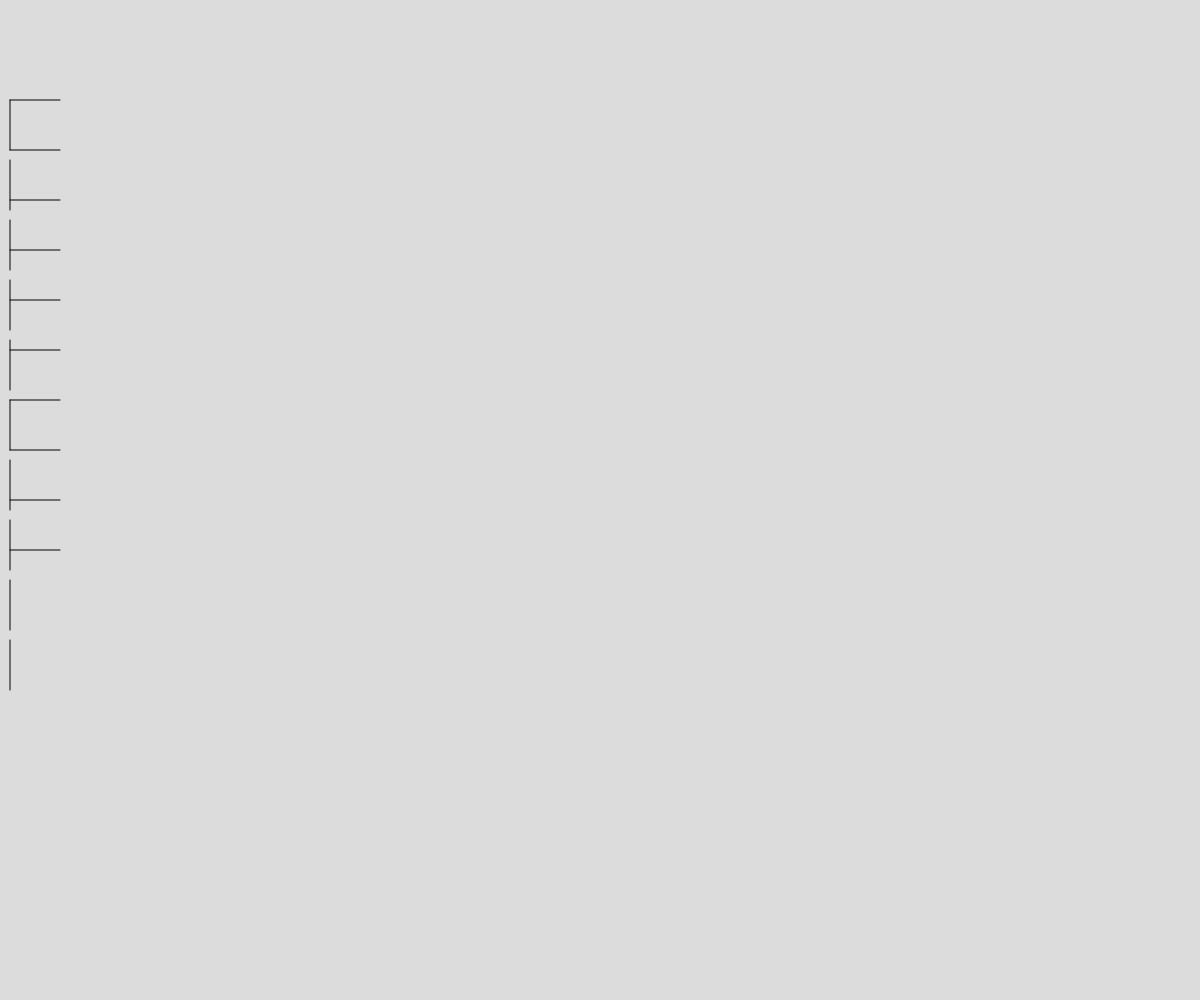
Frame 1 (no input)
Frame 60 (no input): blank canvas, image omitted
Frame 120 (the mouse pressed at the canvas centre since frame 60): blank canvas, image omitted

The p5.js sketch that drew this single still picture (run headless with seeded random() and noise() and a simulated clock; from frame 60 on, the mouse is pressed at the canvas centre):

// p5.js sketch
// ── sketch.js
let y;
let x = 10;
let y1;
let x1 = 10;
function setup() {
  createCanvas(windowWidth, windowHeight);
  y = height / 10;
  y1 = height / 10;
}

function draw() {
  background(220);
  for (let i = 0; i < 10; i++) {
    line(x, y + i * 50, x + 50, y + i * 50);
  }
  x += 1;
  for (let i = 0; i < 10; i++) {
    line(x1, y1 + i * 60, x1, y1 + i * 60 + 50);
  }
  x1 += 2;
  if (x > width) {
    x = 0;
  }
  if (x1 > width) {
    x1 = 0;
  }
}
